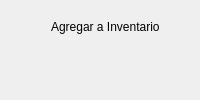
               <widget class="QWidget" name="agregar">
                <layout class="QHBoxLayout" name="horizontalLayout_5">
                 <item>
                  <widget class="QWidget" name="widget_3" native="true">
                   <widget class="QLineEdit" name="reg_n">
                    <property name="geometry">
                     <rect>
                      <x>130</x>
                      <y>100</y>
                      <width>181</width>
                      <height>41</height>
                     </rect>
                    </property>
                   </widget>
                   <widget class="QLineEdit" name="reg_s">
                    <property name="geometry">
                     <rect>
                      <x>130</x>
                      <y>160</y>
                      <width>181</width>
                      <height>41</height>
                     </rect>
                    </property>
                   </widget>
                   <widget class="QLineEdit" name="reg_p">
                    <property name="geometry">
                     <rect>
                      <x>130</x>
                      <y>220</y>
                      <width>181</width>
                      <height>41</height>
                     </rect>
                    </property>
                   </widget>
                   <widget class="QLineEdit" name="reg_c">
                    <property name="geometry">
                     <rect>
                      <x>130</x>
                      <y>280</y>
                      <width>181</width>
                      <height>41</height>
                     </rect>
                    </property>
                   </widget>
                   <widget class="QLabel" name="label">
                    <property name="geometry">
                     <rect>
                      <x>40</x>
                      <y>0</y>
                      <width>241</width>
                      <height>31</height>
                     </rect>
                    </property>
                    <property name="text">
                     <string>Agregar a Inventario</string>
                    </property>
                   </widget>
                   <widget class="QLabel" name="label_3">
                    <property name="geometry">
                     <rect>
                      <x>0</x>
                      <y>120</y>
                      <width>91</width>
                      <height>20</height>
                     </rect>
                    </property>
                    <property name="text">
                     <string>Nombre</string>
                    </property>
                   </widget>
                   <widget class="QLabel" name="label_4">
                    <property name="geometry">
                     <rect>
                      <x>0</x>
                      <y>180</y>
                      <width>91</width>
                      <height>20</height>
                     </rect>
                    </property>
                    <property name="text">
                     <string>Stock</string>
                    </property>
                   </widget>
                   <widget class="QLabel" name="label_5">
                    <property name="geometry">
                     <rect>
                      <x>0</x>
                      <y>240</y>
                      <width>91</width>
                      <height>31</height>
                     </rect>
                    </property>
                    <property name="text">
                     <string>Precio</string>
                    </property>
                   </widget>
                   <widget class="QLabel" name="label_6">
                    <property name="geometry">
                     <rect>
                      <x>0</x>
                      <y>300</y>
                      <width>101</width>
                      <height>20</height>
                     </rect>
                    </property>
                    <property name="text">
                     <string>Categoria</string>
                    </property>
                   </widget>
                   <widget class="QLineEdit" name="reg_pro">
                    <property name="geometry">
                     <rect>
                      <x>130</x>
                      <y>340</y>
                      <width>181</width>
                      <height>41</height>
                     </rect>
                    </property>
                   </widget>
                   <widget class="QLabel" name="label_7">
                    <property name="geometry">
                     <rect>
                      <x>0</x>
                      <y>370</y>
                      <width>111</width>
                      <height>20</height>
                     </rect>
                    </property>
                    <property name="text">
                     <string>Proveedor</string>
                    </property>
                   </widget>
                   <widget class="QPushButton" name="pushButton_5">
                    <property name="geometry">
                     <rect>
                      <x>180</x>
                      <y>490</y>
                      <width>121</width>
                      <height>28</height>
                     </rect>
                    </property>
                    <property name="text">
                     <string>Cerrar</string>
                    </property>
                    <property name="icon">
                     <iconset>
                      <normaloff>img/cancelar.png</normaloff>img/cancelar.png</iconset>
                    </property>
                    <property name="iconSize">
                     <size>
                      <width>28</width>
                      <height>28</height>
                     </size>
                    </property>
                   </widget>
                   <widget class="QPushButton" name="agregarI">
                    <property name="geometry">
                     <rect>
                      <x>30</x>
                      <y>490</y>
                      <width>121</width>
                      <height>28</height>
                     </rect>
                    </property>
                    <property name="text">
                     <string>Agregar</string>
                    </property>
                    <property name="icon">
                     <iconset>
                      <normaloff>img/agregar.png</normaloff>img/agregar.png</iconset>
                    </property>
                    <property name="iconSize">
                     <size>
                      <width>28</width>
                      <height>28</height>
                     </size>
                    </property>
                   </widget>
                   <widget class="QLineEdit" name="reg_d">
                    <property name="geometry">
                     <rect>
                      <x>130</x>
                      <y>410</y>
                      <width>181</width>
                      <height>41</height>
                     </rect>
                    </property>
                   </widget>
                   <widget class="QLabel" name="label_29">
                    <property name="geometry">
                     <rect>
                      <x>0</x>
                      <y>430</y>
                      <width>121</width>
                      <height>21</height>
                     </rect>
                    </property>
                    <property name="text">
                     <string>Precio Dist</string>
                    </property>
                   </widget>
                  </widget>
                 </item>
                </layout>
               </widget>
